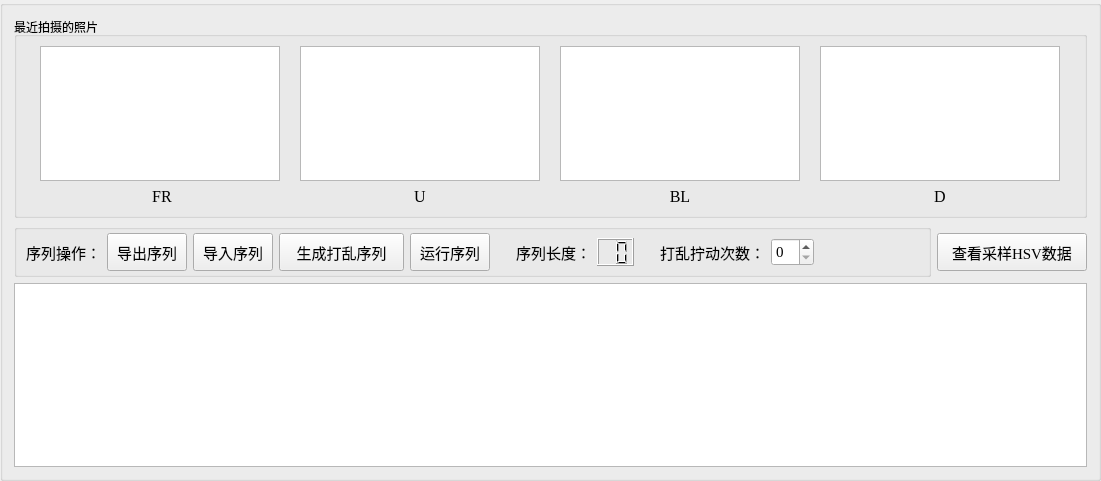
  <widget class="QGroupBox" name="groupBox_cams">
   <property name="geometry">
    <rect>
     <x>9</x>
     <y>9</y>
     <width>1101</width>
     <height>481</height>
    </rect>
   </property>
   <property name="font">
    <font>
     <family>Agency FB</family>
     <pointsize>10</pointsize>
    </font>
   </property>
   <property name="title">
    <string/>
   </property>
   <layout class="QVBoxLayout" name="verticalLayout">
    <item>
     <widget class="QGroupBox" name="groupBox_case1">
      <property name="font">
       <font>
        <family>Consolas</family>
        <pointsize>9</pointsize>
       </font>
      </property>
      <property name="title">
       <string>最近拍摄的照片</string>
      </property>
      <layout class="QHBoxLayout" name="horizontalLayout_6">
       <item>
        <layout class="QGridLayout" name="gridLayout_4">
         <item row="0" column="0">
          <widget class="QGraphicsView" name="graphicsView_FR">
           <property name="minimumSize">
            <size>
             <width>240</width>
             <height>135</height>
            </size>
           </property>
           <property name="maximumSize">
            <size>
             <width>240</width>
             <height>135</height>
            </size>
           </property>
          </widget>
         </item>
         <item row="1" column="0">
          <widget class="QLabel" name="label_FR">
           <property name="font">
            <font>
             <family>Times New Roman</family>
             <pointsize>12</pointsize>
             <weight>50</weight>
             <bold>false</bold>
            </font>
           </property>
           <property name="text">
            <string> FR</string>
           </property>
           <property name="alignment">
            <set>Qt::AlignCenter</set>
           </property>
          </widget>
         </item>
        </layout>
       </item>
       <item>
        <layout class="QGridLayout" name="gridLayout_3">
         <item row="0" column="0">
          <widget class="QGraphicsView" name="graphicsView_U">
           <property name="minimumSize">
            <size>
             <width>240</width>
             <height>135</height>
            </size>
           </property>
           <property name="maximumSize">
            <size>
             <width>240</width>
             <height>135</height>
            </size>
           </property>
          </widget>
         </item>
         <item row="1" column="0">
          <widget class="QLabel" name="label_U">
           <property name="font">
            <font>
             <family>Times New Roman</family>
             <pointsize>12</pointsize>
             <weight>50</weight>
             <bold>false</bold>
            </font>
           </property>
           <property name="text">
            <string>U</string>
           </property>
           <property name="alignment">
            <set>Qt::AlignCenter</set>
           </property>
          </widget>
         </item>
        </layout>
       </item>
       <item>
        <layout class="QGridLayout" name="gridLayout_2">
         <item row="0" column="0">
          <widget class="QGraphicsView" name="graphicsView_BL">
           <property name="minimumSize">
            <size>
             <width>240</width>
             <height>135</height>
            </size>
           </property>
           <property name="maximumSize">
            <size>
             <width>240</width>
             <height>135</height>
            </size>
           </property>
          </widget>
         </item>
         <item row="1" column="0">
          <widget class="QLabel" name="label_BL">
           <property name="font">
            <font>
             <family>Times New Roman</family>
             <pointsize>12</pointsize>
             <weight>50</weight>
             <bold>false</bold>
            </font>
           </property>
           <property name="text">
            <string>BL</string>
           </property>
           <property name="alignment">
            <set>Qt::AlignCenter</set>
           </property>
          </widget>
         </item>
        </layout>
       </item>
       <item>
        <layout class="QGridLayout" name="gridLayout">
         <item row="0" column="0">
          <widget class="QGraphicsView" name="graphicsView_D">
           <property name="minimumSize">
            <size>
             <width>240</width>
             <height>135</height>
            </size>
           </property>
           <property name="maximumSize">
            <size>
             <width>240</width>
             <height>135</height>
            </size>
           </property>
          </widget>
         </item>
         <item row="1" column="0">
          <widget class="QLabel" name="label_D">
           <property name="font">
            <font>
             <family>Times New Roman</family>
             <pointsize>12</pointsize>
             <weight>50</weight>
             <bold>false</bold>
            </font>
           </property>
           <property name="text">
            <string>D</string>
           </property>
           <property name="alignment">
            <set>Qt::AlignCenter</set>
           </property>
          </widget>
         </item>
        </layout>
       </item>
      </layout>
     </widget>
    </item>
    <item>
     <layout class="QHBoxLayout" name="horizontalLayout_3">
      <item>
       <widget class="QGroupBox" name="groupBox_2">
        <property name="font">
         <font>
          <family>Times New Roman</family>
          <pointsize>11</pointsize>
         </font>
        </property>
        <property name="title">
         <string/>
        </property>
        <layout class="QHBoxLayout" name="horizontalLayout">
         <property name="topMargin">
          <number>3</number>
         </property>
         <property name="bottomMargin">
          <number>3</number>
         </property>
         <item>
          <widget class="QLabel" name="label_2">
           <property name="text">
            <string>序列操作：</string>
           </property>
          </widget>
         </item>
         <item>
          <widget class="QPushButton" name="btn_save">
           <property name="sizePolicy">
            <sizepolicy hsizetype="Minimum" vsizetype="Maximum">
             <horstretch>0</horstretch>
             <verstretch>0</verstretch>
            </sizepolicy>
           </property>
           <property name="minimumSize">
            <size>
             <width>0</width>
             <height>38</height>
            </size>
           </property>
           <property name="font">
            <font>
             <pointsize>11</pointsize>
            </font>
           </property>
           <property name="text">
            <string>导出序列</string>
           </property>
          </widget>
         </item>
         <item>
          <widget class="QPushButton" name="btn_open">
           <property name="sizePolicy">
            <sizepolicy hsizetype="Minimum" vsizetype="Maximum">
             <horstretch>0</horstretch>
             <verstretch>0</verstretch>
            </sizepolicy>
           </property>
           <property name="minimumSize">
            <size>
             <width>0</width>
             <height>38</height>
            </size>
           </property>
           <property name="font">
            <font>
             <pointsize>11</pointsize>
            </font>
           </property>
           <property name="text">
            <string>导入序列</string>
           </property>
          </widget>
         </item>
         <item>
          <widget class="QPushButton" name="btn_create">
           <property name="sizePolicy">
            <sizepolicy hsizetype="Maximum" vsizetype="Maximum">
             <horstretch>0</horstretch>
             <verstretch>0</verstretch>
            </sizepolicy>
           </property>
           <property name="minimumSize">
            <size>
             <width>125</width>
             <height>38</height>
            </size>
           </property>
           <property name="font">
            <font>
             <pointsize>11</pointsize>
            </font>
           </property>
           <property name="text">
            <string>生成打乱序列</string>
           </property>
          </widget>
         </item>
         <item>
          <widget class="QPushButton" name="btn_run">
           <property name="sizePolicy">
            <sizepolicy hsizetype="Minimum" vsizetype="Maximum">
             <horstretch>0</horstretch>
             <verstretch>0</verstretch>
            </sizepolicy>
           </property>
           <property name="minimumSize">
            <size>
             <width>0</width>
             <height>38</height>
            </size>
           </property>
           <property name="font">
            <font>
             <pointsize>11</pointsize>
            </font>
           </property>
           <property name="text">
            <string>运行序列</string>
           </property>
          </widget>
         </item>
         <item>
          <spacer name="horizontalSpacer_2">
           <property name="orientation">
            <enum>Qt::Horizontal</enum>
           </property>
           <property name="sizeType">
            <enum>QSizePolicy::Minimum</enum>
           </property>
           <property name="sizeHint" stdset="0">
            <size>
             <width>20</width>
             <height>20</height>
            </size>
           </property>
          </spacer>
         </item>
         <item>
          <widget class="QLabel" name="label_1">
           <property name="text">
            <string>序列长度：</string>
           </property>
          </widget>
         </item>
         <item>
          <widget class="QLCDNumber" name="seqs_length">
           <property name="sizePolicy">
            <sizepolicy hsizetype="Minimum" vsizetype="Maximum">
             <horstretch>0</horstretch>
             <verstretch>0</verstretch>
            </sizepolicy>
           </property>
           <property name="minimumSize">
            <size>
             <width>0</width>
             <height>28</height>
            </size>
           </property>
           <property name="font">
            <font>
             <pointsize>11</pointsize>
             <weight>75</weight>
             <bold>true</bold>
            </font>
           </property>
           <property name="frameShape">
            <enum>QFrame::Box</enum>
           </property>
           <property name="digitCount">
            <number>2</number>
           </property>
           <property name="segmentStyle">
            <enum>QLCDNumber::Filled</enum>
           </property>
           <property name="intValue" stdset="0">
            <number>0</number>
           </property>
          </widget>
         </item>
         <item>
          <spacer name="horizontalSpacer_3">
           <property name="orientation">
            <enum>Qt::Horizontal</enum>
           </property>
           <property name="sizeType">
            <enum>QSizePolicy::Minimum</enum>
           </property>
           <property name="sizeHint" stdset="0">
            <size>
             <width>20</width>
             <height>20</height>
            </size>
           </property>
          </spacer>
         </item>
         <item>
          <widget class="QLabel" name="label_3">
           <property name="text">
            <string>打乱拧动次数：</string>
           </property>
          </widget>
         </item>
         <item>
          <widget class="QSpinBox" name="spinBox">
           <property name="minimumSize">
            <size>
             <width>0</width>
             <height>28</height>
            </size>
           </property>
           <property name="maximum">
            <number>20</number>
           </property>
          </widget>
         </item>
         <item>
          <spacer name="horizontalSpacer">
           <property name="orientation">
            <enum>Qt::Horizontal</enum>
           </property>
           <property name="sizeHint" stdset="0">
            <size>
             <width>40</width>
             <height>20</height>
            </size>
           </property>
          </spacer>
         </item>
        </layout>
       </widget>
      </item>
      <item>
       <widget class="QPushButton" name="btn_showLastSample">
        <property name="sizePolicy">
         <sizepolicy hsizetype="Minimum" vsizetype="Maximum">
          <horstretch>0</horstretch>
          <verstretch>0</verstretch>
         </sizepolicy>
        </property>
        <property name="minimumSize">
         <size>
          <width>150</width>
          <height>38</height>
         </size>
        </property>
        <property name="maximumSize">
         <size>
          <width>150</width>
          <height>35</height>
         </size>
        </property>
        <property name="font">
         <font>
          <family>Times New Roman</family>
          <pointsize>11</pointsize>
         </font>
        </property>
        <property name="layoutDirection">
         <enum>Qt::LeftToRight</enum>
        </property>
        <property name="text">
         <string>查看采样HSV数据</string>
        </property>
       </widget>
      </item>
     </layout>
    </item>
    <item>
     <layout class="QHBoxLayout" name="horizontalLayout_2">
      <item>
       <widget class="QTextEdit" name="textEdit">
        <property name="font">
         <font>
          <family>Consolas</family>
          <pointsize>11</pointsize>
         </font>
        </property>
       </widget>
      </item>
     </layout>
    </item>
   </layout>
  </widget>
